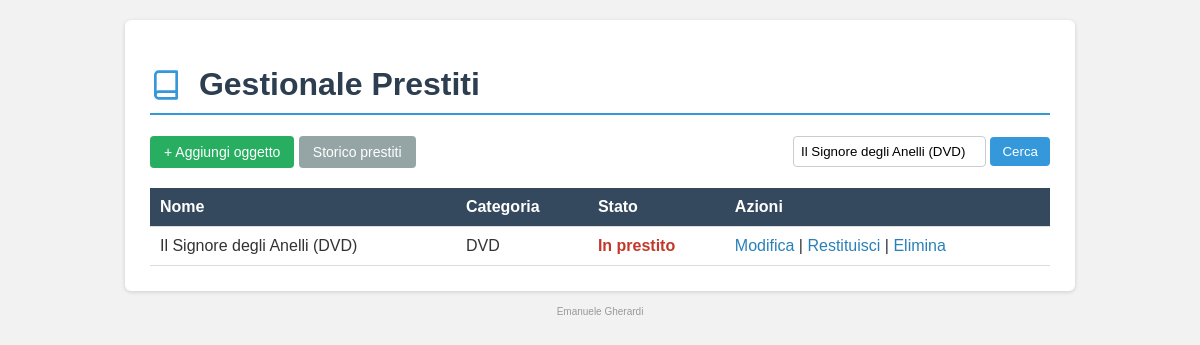
Screenshot of /index.php?cerca=Il Signore degli Anelli (DVD) with the database file from the repository.
### tables this page shows
CREATE TABLE oggetti (
    id INT AUTO_INCREMENT PRIMARY KEY,
    nome VARCHAR(150) NOT NULL,
    categoria VARCHAR(80),
    descrizione TEXT,
    disponibile TINYINT(1) DEFAULT 1
);

### index.php (the view, shortened to what this page needs)
<?php
include "config.php";
$cerca = "";
if (isset($_GET['cerca'])) {
    $cerca = $_GET['cerca'];
}
if ($cerca != "") {
    $cerca_sql = mysqli_real_escape_string($conn, $cerca);
    $sql = "SELECT * FROM oggetti WHERE nome LIKE '%$cerca_sql%' OR categoria LIKE '%$cerca_sql%' ORDER BY nome";
} else {
    $sql = "SELECT * FROM oggetti ORDER BY nome";
}
$risultato = mysqli_query($conn, $sql);
?>
<!DOCTYPE html>
<html lang="it">
<head>
    <link rel="stylesheet" href="style.css">
</head>
<body>
<div class="container">
    <h1>
        <svg class="icona-titolo" width="32" height="32" viewBox="0 0 24 24" fill="none" stroke="#3498db" stroke-width="2" stroke-linecap="round" stroke-linejoin="round">
            <path d="M4 19.5A2.5 2.5 0 0 1 6.5 17H20"></path>
            <path d="M6.5 2H20v20H6.5A2.5 2.5 0 0 1 4 19.5v-15A2.5 2.5 0 0 1 6.5 2z"></path>
        </svg>
        Gestionale Prestiti
    </h1>
    <div class="barra">
        <a href="aggiungi.php" class="bottone">+ Aggiungi oggetto</a>
        <a href="storico.php" class="bottone grigio">Storico prestiti</a>
        <form method="get" action="index.php" class="cerca">
            <input type="text" name="cerca" placeholder="Cerca per nome o categoria" value="<?php echo htmlspecialchars($cerca); ?>">
            <button type="submit">Cerca</button>
        </form>
    </div>
    <table>
        <tr>
            <th>Nome</th>
            <th>Categoria</th>
            <th>Stato</th>
            <th>Azioni</th>
        </tr>
        <?php while ($riga = mysqli_fetch_assoc($risultato)) { ?>
        <tr>
            <td><?php echo htmlspecialchars($riga['nome']); ?></td>
            <td><?php echo htmlspecialchars($riga['categoria']); ?></td>
            <td>
                <?php if ($riga['disponibile'] == 1) { ?>
                    <span class="verde">Disponibile</span>
                <?php } else { ?>
                    <span class="rosso">In prestito</span>
                <?php } ?>
            </td>
            <td>
                <a href="modifica.php?id=<?php echo $riga['id']; ?>">Modifica</a> |
                <?php if ($riga['disponibile'] == 1) { ?>
                    <a href="presta.php?id=<?php echo $riga['id']; ?>">Presta</a> |
                <?php } else { ?>
                    <a href="restituisci.php?id=<?php echo $riga['id']; ?>">Restituisci</a> |
                <?php } ?>
                <a href="elimina.php?id=<?php echo $riga['id']; ?>" onclick="return confirm('Sicuro di voler eliminare questo oggetto?');">Elimina</a>
            </td>
        </tr>
        <?php } ?>
    </table>
</div>
<p class="firma">Emanuele Gherardi</p>
</body>
</html>

### style.css (style rules this page uses)
body { font-family: Arial, sans-serif; background-color: #f2f2f2; margin: 0; padding: 20px; color: #333; }
.container { max-width: 900px; margin: 0 auto; background-color: #fff; padding: 25px; border-radius: 6px; box-shadow: 0 1px 4px rgba(0,0,0,0.15); }
h1 { color: #2c3e50; border-bottom: 2px solid #3498db; padding-bottom: 8px; }
.icona-titolo { vertical-align: middle; margin-right: 8px; margin-bottom: 4px; }
.barra { margin: 20px 0; overflow: hidden; }
.cerca { float: right; }
.cerca input { padding: 7px; border: 1px solid #ccc; border-radius: 4px; }
.cerca button { padding: 7px 12px; background-color: #3498db; color: white; border: none; border-radius: 4px; cursor: pointer; }
table { width: 100%; border-collapse: collapse; margin-top: 15px; }
th, td { text-align: left; padding: 10px; border-bottom: 1px solid #ddd; }
th { background-color: #34495e; color: white; }
.bottone { display: inline-block; padding: 8px 14px; background-color: #27ae60; color: white; text-decoration: none; border-radius: 4px; border: none; cursor: pointer; font-size: 14px; }
.bottone.grigio { background-color: #95a5a6; }
.rosso { color: #c0392b; font-weight: bold; }
a { color: #2980b9; text-decoration: none; }
.firma { text-align: center; font-size: 10px; color: #999; margin-top: 15px; }

### rows the page displays
oggetti: nome "Il Signore degli Anelli (DVD)", categoria "DVD", disponibile "In prestito"
